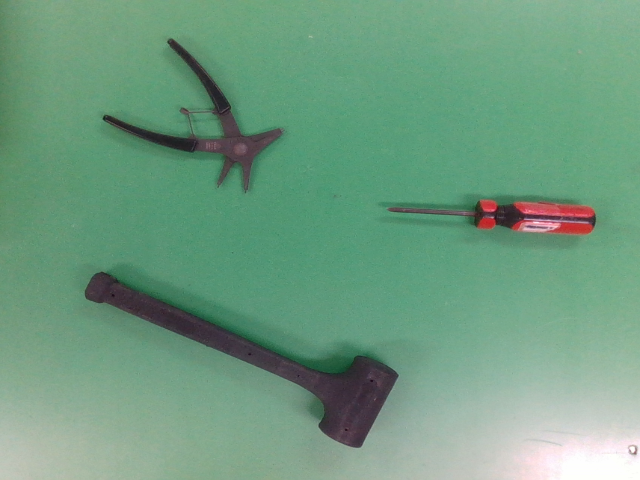
#> input picture src/mservo_manipulator_control-main/move_robot/src/cip_data/figure_rgb0.png, 640 x 480 px, found by its file name
$ python gqcnn_crop_resize.py
#> lines starting #> are read from the running program, lines starting #| are printed output that depends on the picture
import cv2
import numpy as np

def crop_and_resize(rgb_path, depth_path, inplace=True):
#> called with rgb_path = './sample/figure_rgb0.png', depth_path = './sample/figure_depth0.npy', inplace = False
    img = cv2.imread(rgb_path)
#> img is the input picture: shape (480, 640, 3); mean B, G, R 128.4, 155.9, 110.8
    depth = np.load(depth_path)
#> (reads src/mservo_manipulator_control-main/move_robot/src/cip_data/figure_depth0.npy from the repository)

    depth = cv2.resize(depth, (1823, 1041))
    depth = depth[162:1041-(878-720)-1,233:1823-(1590-1280)]

    img = center_crop(img, (856, 720))
#> in center_crop, `return img[oh//2 - h//2:oh//2 + h//2, ow//2 - w//2:ow//2 + w//2]`:
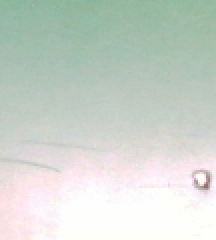
#> returned value: shape (120, 108, 3) (shown 2 times larger); mean of channels 0, 1, 2 204.7, 212.5, 204.2; drawn as B, G, R
    depth = center_crop(depth, (856, 720))

    img = cv2.resize(img, (640, 480))
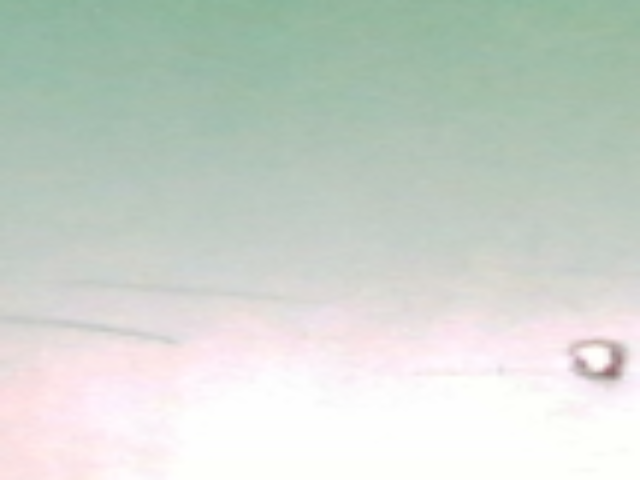
#> img: shape (480, 640, 3); mean B, G, R 204.6, 212.5, 204.1
    depth = cv2.resize(depth, (640, 480))

    if not inplace:
        rgb_path = new_file_path(rgb_path)
        depth_path = new_file_path(depth_path)

    cv2.imwrite(rgb_path, img)
    np.save(depth_path, depth)

def center_crop(img, size):
    w, h = size
    try:
        oh, ow = img.shape
    except:
        oh, ow, _ = img.shape
    return img[oh//2 - h//2:oh//2 + h//2, ow//2 - w//2:ow//2 + w//2]

def new_file_path(path):
    return '.'.join(path.split('.')[:-1]) + '_new.' + path.split('.')[-1]

if __name__ == '__main__':
    rgb_path = './sample/figure_rgb0.png'
    depth_path = './sample/figure_depth0.npy'
    crop_and_resize(rgb_path, depth_path, inplace=False)
